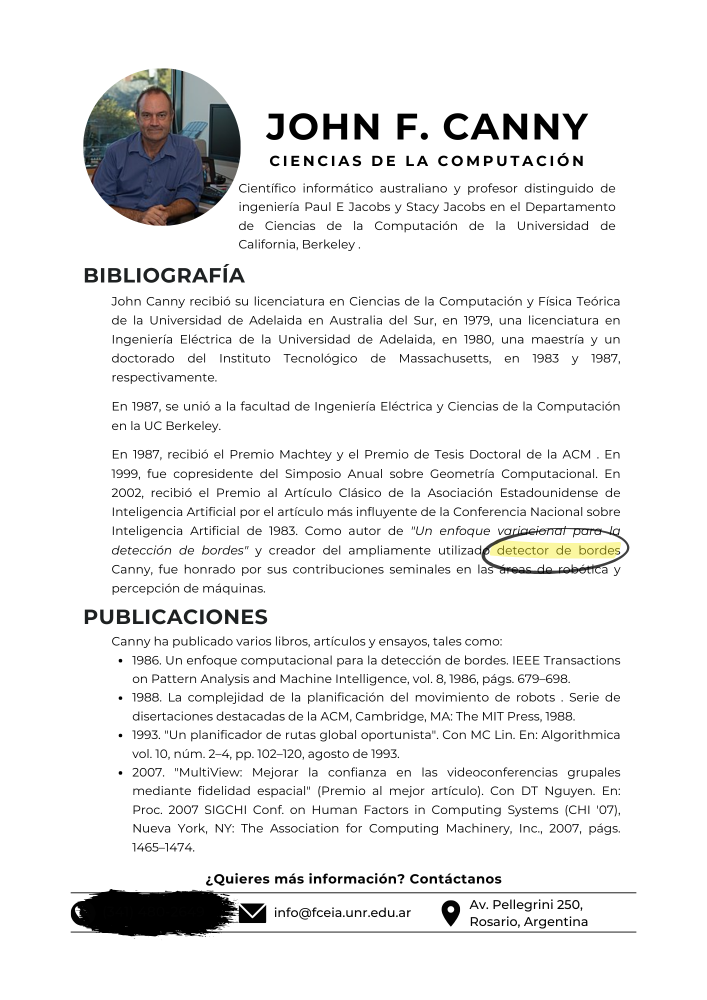
#> input picture Segundo/2Cuatrimestre/4C_Imagenes1/U2/Ejercicios/john_canny_bio.png, 1414 x 2000 px, found by its file name (shown at 1/2 size)
$ python ejercicio_mancha.py
#> lines starting #> are read from the running program, lines starting #| are printed output that depends on the picture; after the words box and inside, x2 and y2 are one past the last pixel; in counts of white or black regions, pixels touching at a corner belong together
import cv2
import numpy as np
import matplotlib.pyplot as plt

# --- 1. Lectura de la imagen original ---
src_path = r'D:\GitHub\TUIA_Segundo\2Cuatrimestre\4C_Imagenes1\U2\Ejercicios\john_canny_bio.png'
img = cv2.imread(src_path, cv2.IMREAD_GRAYSCALE)
#> img: shape (2000, 1414); min 0, max 255, mean 236
img_final = img.copy()

# --- 2. Detección automática ---
mascara = img < 15
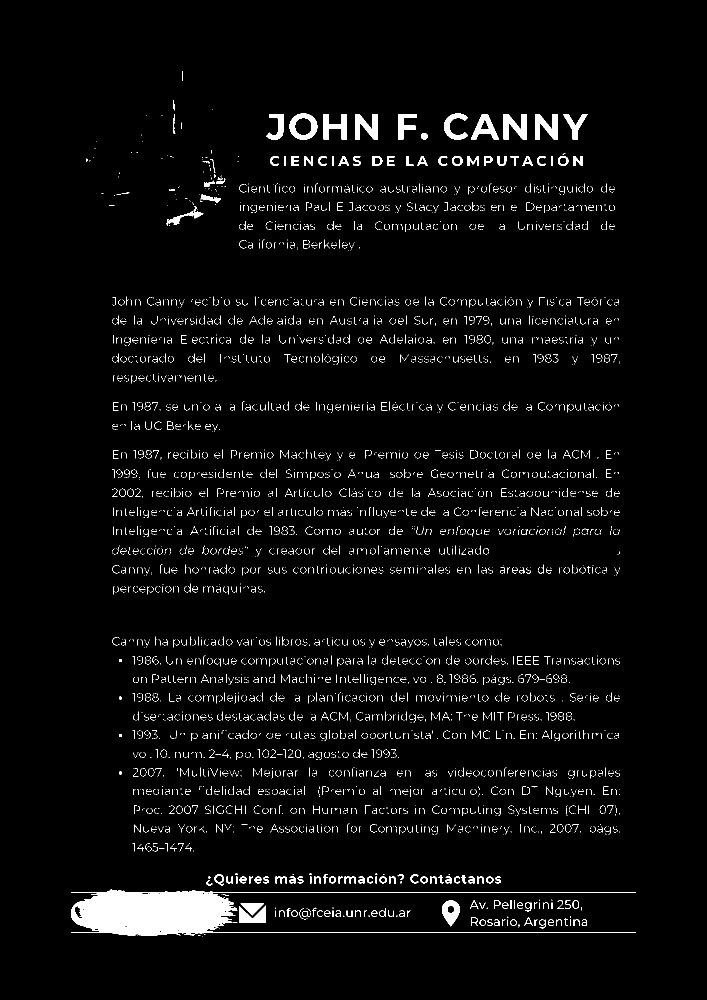
#> mascara: shape (2000, 1414) bool (shown at 1/2 size); 3.2% white; 6543 white regions (6101 under 20 px), largest, box (x1, y1, x2, y2) and area: (142, 1779, 1272, 1872) 25391, (1007, 228, 1054, 279) 1530, (710, 228, 756, 279) 1480
sum_filas = np.sum(mascara, axis=1)
#> sum_filas = 2000 values, max 1130 at index 1785, min 0 at index 0, mean 45.51
sum_cols = np.sum(mascara, axis=0)
#> sum_cols = 1414 values, max 225 at index 226, min 0 at index 0, mean 64.37

filas_mancha = np.argwhere(sum_filas > 800)
#> filas_mancha = [1785, 1864]
cols_mancha = np.argwhere(sum_cols > 50)
#> cols_mancha = 890 values from 168 to 1223

y1, y2 = filas_mancha[0][0], filas_mancha[-1][0]
#> y1 = 1785; y2 = 1864
x1, x2 = cols_mancha[0][0], cols_mancha[-1][0]
#> x1 = 168; x2 = 1223

# --- 3. Recorte (Crop) de la Región de Interés ---
mancha = img[y1:y2, x1:x2]
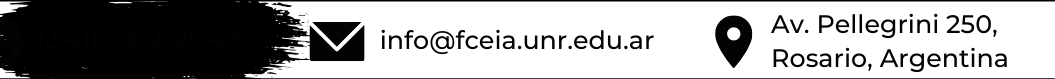
#> mancha: shape (79, 1055); min 0, max 255, mean 160.8

# --- 4. Recuperación del Dato (Binarización Selectiva) ---
mancha_ecualizada = cv2.equalizeHist(mancha)
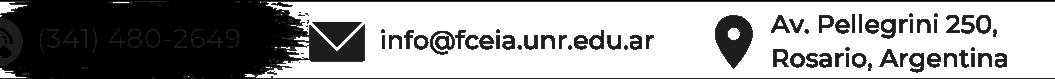
#> mancha_ecualizada: shape (79, 1055); min 0, max 255, mean 156.2

# Generamos una matriz del mismo tamaño toda en blanco (255)
mancha_recuperada = np.full(mancha.shape, 255, dtype=np.uint8)

# Filtramos exclusivamente los grises correspondientes al texto (ignorando el fibrón en 0 y el papel en 255).
# A esos píxeles los forzamos a negro puro (0).
mancha_recuperada[(mancha_ecualizada > 10) & (mancha_ecualizada < 150)] = 0

# --- 5. Inserción (Crop and Replace) ---
# Reemplazamos la región con nuestro nuevo recorte limpio
img_final[y1:y2, x1:x2] = mancha_recuperada
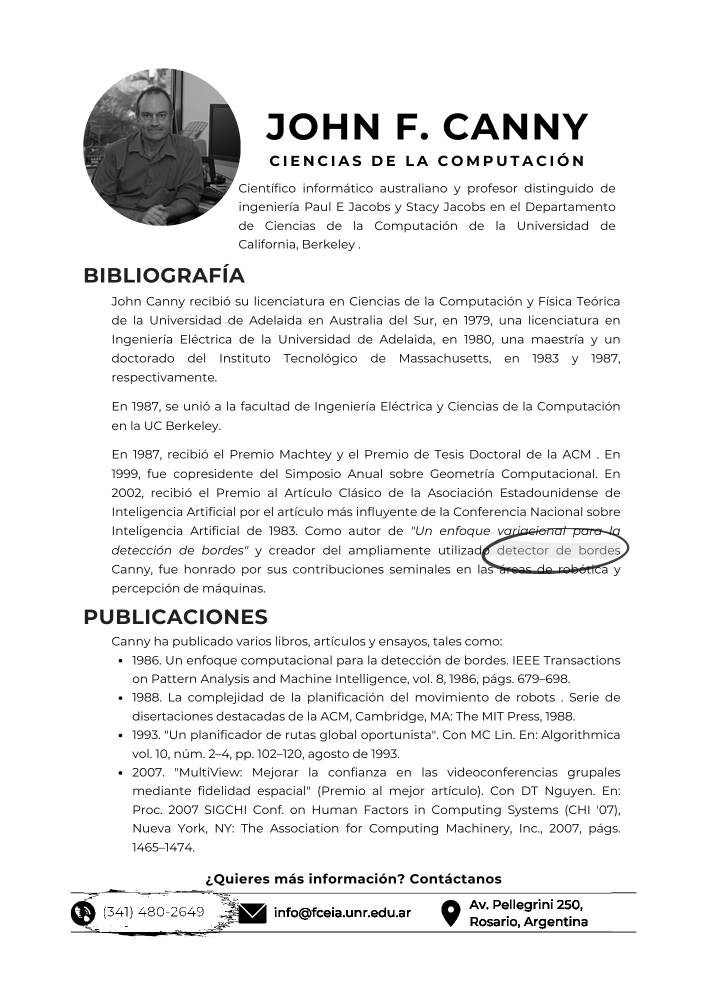
#> img_final: shape (2000, 1414) (shown at 1/2 size); min 0, max 255, mean 237.5

# --- 6. Visualización y Guardado Físico ---
plt.figure(figsize=(15, 8))

plt.subplot(2, 2, 1)
plt.imshow(img, cmap='gray', vmin=0, vmax=255)
plt.title('1. Original')
plt.axis('off')

plt.subplot(2, 2, 2)
# Mostramos el histograma de la mancha ANTES de ecualizar (para entender el problema)
plt.hist(mancha.flatten(), 256, [0, 256])
plt.title('2. Histograma Original de la Mancha')

plt.subplot(2, 2, 3)
# Mostramos el histograma DESPUÉS de ecualizar
plt.hist(mancha_ecualizada.flatten(), 256, [0, 256])
plt.title('3. Histograma Ecualizado')

plt.subplot(2, 2, 4)
plt.imshow(img_final, cmap='gray', vmin=0, vmax=255)
plt.title('4. Recuperada')
plt.axis('off')

plt.tight_layout()

# Guardado en disco por si Tkinter falla
cv2.imwrite('resultado_mancha.png', img_final)
plt.savefig('resultado_grafico.png')
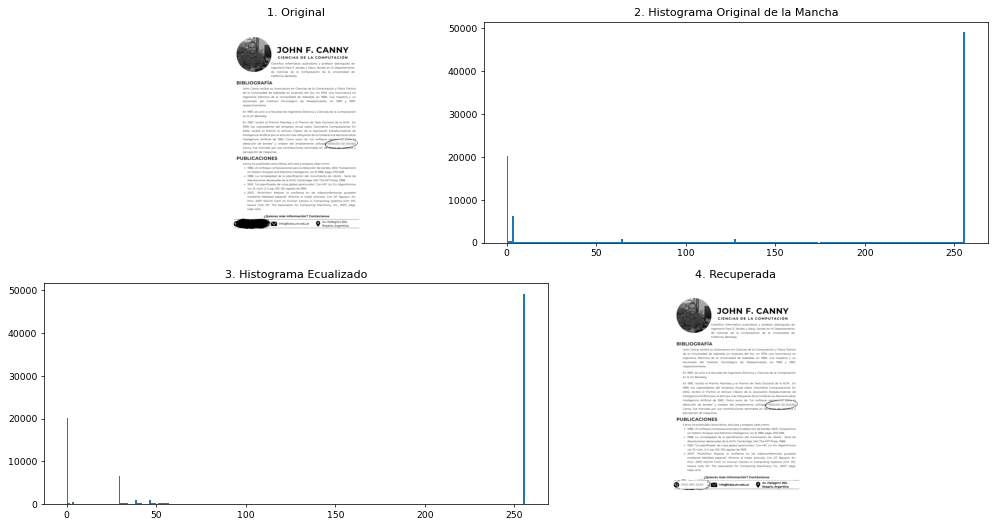
#> figure drawn by matplotlib, 4 panels; panel 2: tallest bar 49164 high, from x = 255 to 256; panel 3: tallest bar 49164 high, from x = 255 to 256

plt.show()
